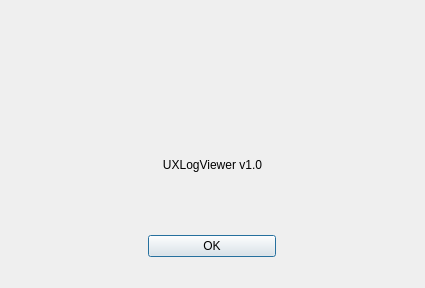
<?xml version="1.0" encoding="UTF-8"?>
<ui version="4.0">
 <class>CAboutDialog</class>
 <widget class="QDialog" name="CAboutDialog">
  <property name="geometry">
   <rect>
    <x>0</x>
    <y>0</y>
    <width>425</width>
    <height>288</height>
   </rect>
  </property>
  <property name="windowTitle">
   <string>About</string>
  </property>
  <property name="modal">
   <bool>true</bool>
  </property>
  <layout class="QVBoxLayout" name="verticalLayout">
   <item>
    <spacer name="m_pVerticalSpacerDesktop">
     <property name="orientation">
      <enum>Qt::Vertical</enum>
     </property>
     <property name="sizeHint" stdset="0">
      <size>
       <width>20</width>
       <height>40</height>
      </size>
     </property>
    </spacer>
   </item>
   <item>
    <layout class="QHBoxLayout" name="horizontalLayout">
     <item>
      <widget class="QLabel" name="m_pImage">
       <property name="sizePolicy">
        <sizepolicy hsizetype="Preferred" vsizetype="Preferred">
         <horstretch>0</horstretch>
         <verstretch>0</verstretch>
        </sizepolicy>
       </property>
       <property name="minimumSize">
        <size>
         <width>0</width>
         <height>64</height>
        </size>
       </property>
       <property name="maximumSize">
        <size>
         <width>64</width>
         <height>64</height>
        </size>
       </property>
       <property name="text">
        <string/>
       </property>
       <property name="pixmap">
        <pixmap resource="../UXLogViewer.qrc">:/Resources/LogView.png</pixmap>
       </property>
       <property name="scaledContents">
        <bool>true</bool>
       </property>
       <property name="alignment">
        <set>Qt::AlignCenter</set>
       </property>
      </widget>
     </item>
    </layout>
   </item>
   <item>
    <widget class="QLabel" name="m_pLabelText">
     <property name="minimumSize">
      <size>
       <width>0</width>
       <height>128</height>
      </size>
     </property>
     <property name="text">
      <string>UXLogViewer v1.0</string>
     </property>
     <property name="textFormat">
      <enum>Qt::AutoText</enum>
     </property>
     <property name="alignment">
      <set>Qt::AlignCenter</set>
     </property>
     <property name="wordWrap">
      <bool>true</bool>
     </property>
     <property name="openExternalLinks">
      <bool>true</bool>
     </property>
    </widget>
   </item>
   <item>
    <layout class="QHBoxLayout" name="horizontalLayout_2">
     <item>
      <widget class="QPushButton" name="m_pButtonOK">
       <property name="maximumSize">
        <size>
         <width>128</width>
         <height>16777215</height>
        </size>
       </property>
       <property name="text">
        <string>OK</string>
       </property>
       <property name="default">
        <bool>true</bool>
       </property>
      </widget>
     </item>
    </layout>
   </item>
   <item>
    <spacer name="m_pVerticalSpacerMobile">
     <property name="orientation">
      <enum>Qt::Vertical</enum>
     </property>
     <property name="sizeHint" stdset="0">
      <size>
       <width>20</width>
       <height>40</height>
      </size>
     </property>
    </spacer>
   </item>
  </layout>
 </widget>
 <resources>
  <include location="../UXLogViewer.qrc"/>
 </resources>
 <connections>
  <connection>
   <sender>m_pButtonOK</sender>
   <signal>clicked()</signal>
   <receiver>CAboutDialog</receiver>
   <slot>accept()</slot>
   <hints>
    <hint type="sourcelabel">
     <x>215</x>
     <y>255</y>
    </hint>
    <hint type="destinationlabel">
     <x>205</x>
     <y>140</y>
    </hint>
   </hints>
  </connection>
 </connections>
</ui>
